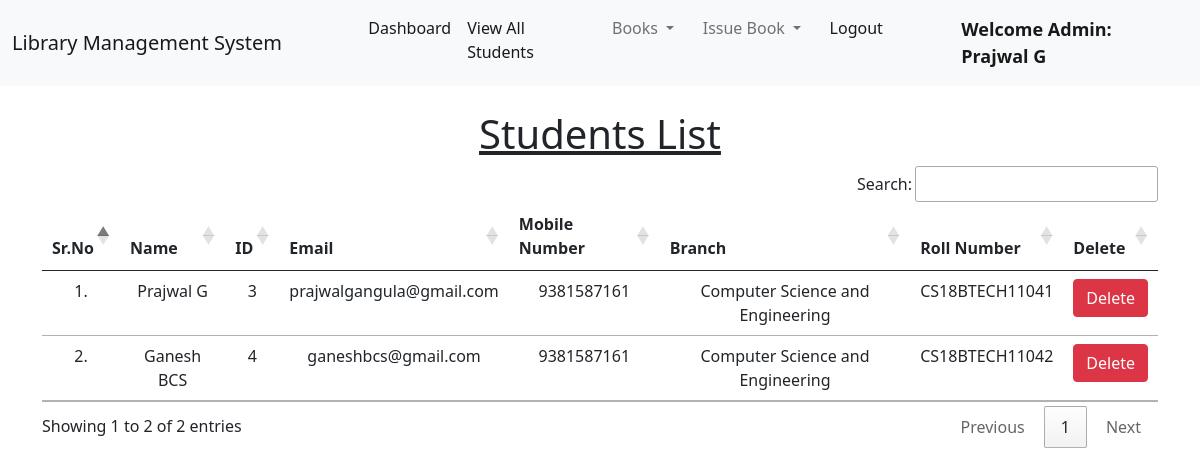
Page /view_students/ (signed in) on the committed database.
### base/models.py (models this page shows, shortened)
class Student(models.Model):
    user = models.OneToOneField(User, on_delete=models.CASCADE)
    branch = models.CharField(max_length=10)
    roll_no = models.CharField(max_length=3, blank=True)
    phone = models.CharField(max_length=10, blank=True)
    image = models.ImageField(upload_to="", blank=True)

### base/views.py (the view)
# urls.py: path("view_students/", views.view_students, name="view_students"),
@login_required(login_url = '/admin_login')
def view_students(request):
    students = Student.objects.all()
    return render(request, "view_students.html", {'students':students})

### base/templates/view_students.html (shortened to what this page needs)
{% extends 'admin_navbar.html' %}
{% load static %}
{% block body %}
<div class="container mt-4">
    <h1 class="text-center"><u>Students List</u></h1>
    <table class="table table-hover" id="example">
        <thead>
            <tr class="text-center">
                <th>Sr.No</th>
                <th>Name</th>
                <th>ID</th>
                <th>Email</th>
                <th>Mobile Number</th>
                <th>Branch</th>
                <th>Roll Number</th>
                <th>Delete</th>
            </tr>
        </thead>
        <tbody>
            {% for student in students %}
            <tr class="text-center">
                <td>{{forloop.counter}}.</td>
                <td>{{student.user.get_full_name}}</td>
                <td>{{student.user.id}}</td>
                <td>{{student.user.email}}</td>
                <td>{{student.phone}}</td>
                <td>{{student.branch}}</td>
                <td>{{student.roll_no}}</td>
                <td><a href="/delete_student/{{student.id}}/" class="btn btn-danger" onclick="return confirm('Are you sure you want to delete this student? Are you sure the student returned all the reserved books?')">Delete</a></td>
            </tr>
            {% endfor %}
        </tbody>
    </table>
    </div>
{% endblock %}

### base/templates/admin_navbar.html (shortened to what this page needs)
<!doctype html>
<html lang="en">
  <head>
    <link href="https://cdn.jsdelivr.net/npm/bootstrap@5.1.0/dist/css/bootstrap.min.css" rel="stylesheet">
    <link rel="stylesheet" href="https://cdn.datatables.net/1.10.25/css/jquery.dataTables.min.css">
    <link rel="stylesheet" href="https://cdn.datatables.net/buttons/1.7.1/css/buttons.dataTables.min.css">
  </head>
  <body>
    <nav class="navbar navbar-expand-lg navbar-light bg-light">
        <div class="container-fluid">
          <a class="navbar-brand" href="#">Library Management System</a>
          <div class="collapse navbar-collapse" id="navbarSupportedContent">
            <ul class="navbar-nav me-auto mb-2 mb-lg-0">
              <li class="nav-item">
                <a class="nav-link active" aria-current="page" href="/admin_home/">Dashboard</a>
              </li>
              <li class="nav-item">
                <a class="nav-link active" aria-current="page" href="/view_students/">View All Students</a>
              </li>
              <li class="nav-item dropdown">
                <a class="nav-link dropdown-toggle" href="#" id="navbarDropdown" role="button" data-bs-toggle="dropdown" aria-expanded="false">
                  Books
                </a>
              </li>
              <li class="nav-item dropdown">
                <a class="nav-link dropdown-toggle" href="#" id="navbarDropdown" role="button" data-bs-toggle="dropdown" aria-expanded="false">
                  Issue Book
                </a>
              </li>
              <li class="nav-item">
                <a class="nav-link active" aria-current="page" href="/logout/">Logout</a>
              </li>
              <li class="nav-item">
                <a style="font-weight:600; font-family:'Segoe UI', Tahoma, Geneva, Verdana, sans-serif; font-size: large;" class="nav-link active" href="#">Welcome Admin: {{request.user}}</a>
              </li>
            </ul>
          </div>
        </div>
      </nav>
      {% block body %}
      {% endblock %}
  </body>
</html>

### rows in the picture
Student: user.get_full_name "Prajwal G", user.id "3", user.email "prajwalgangula@gmail.com", phone "9381587161", branch "Computer Science and Engineering", roll_no "CS18BTECH11041"
Student: user.get_full_name "Ganesh BCS", user.id "4", user.email "ganeshbcs@gmail.com", phone "9381587161", branch "Computer Science and Engineering", roll_no "CS18BTECH11042"

### other values in the picture
{{ request.user }} "Prajwal G"
